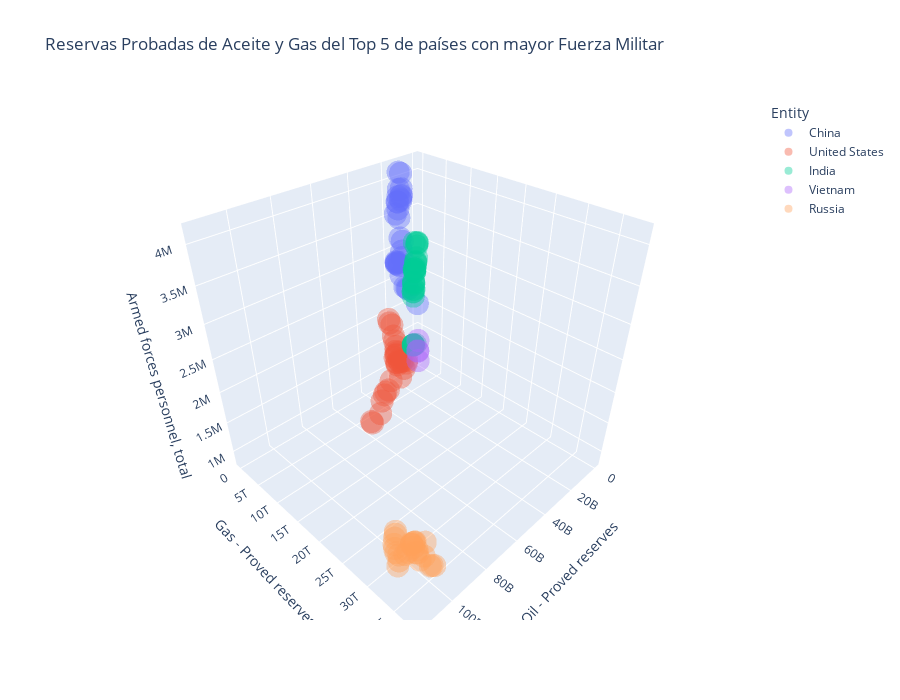

Notebook code cell kept with this figure:
### Code cell
fig_scatter3d_df_topN=px.scatter_3d(df_afp_topN,x="Oil - Proved reserves",y="Gas - Proved reserves",
    z="Armed forces personnel, total", color="Entity",opacity=0.4,hover_name="Year",height=700,
    title="Reservas Probadas de Aceite y Gas del Top "+str(len(df_afp_topN["Code"].unique()))+" de países con mayor Fuerza Militar")
    #NOTA: Podemos agregar un atributo llamado text="Year" en la gráfica para que se muestren los años 
    # y se vea guapeton, la contra es que es mucha info para mostrar en una sola imágen
fig_scatter3d_df_topN.show()
